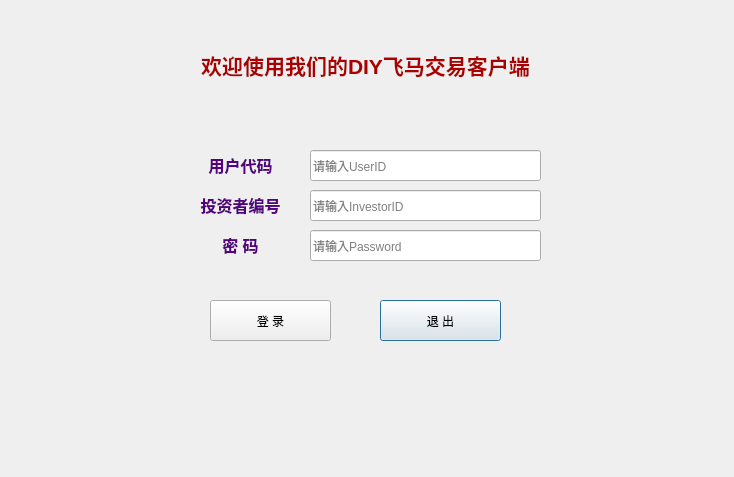
<?xml version="1.0" encoding="UTF-8"?>
<ui version="4.0">
 <class>Dialog</class>
 <widget class="QDialog" name="Dialog">
  <property name="geometry">
   <rect>
    <x>0</x>
    <y>0</y>
    <width>734</width>
    <height>477</height>
   </rect>
  </property>
  <property name="windowTitle">
   <string>DIY飞马交易客户端 V0.0</string>
  </property>
  <property name="windowIcon">
   <iconset resource="qt_femas.qrc">
    <normaloff>:/images/ femasImage</normaloff>:/images/ femasImage</iconset>
  </property>
  <property name="styleSheet">
   <string notr="true">background-image: url(:/images/ backImage);</string>
  </property>
  <widget class="QLabel" name="label">
   <property name="geometry">
    <rect>
     <x>0</x>
     <y>0</y>
     <width>731</width>
     <height>131</height>
    </rect>
   </property>
   <property name="text">
    <string>&lt;html&gt;&lt;head/&gt;&lt;body&gt;&lt;p align=&quot;center&quot;&gt;&lt;span style=&quot; font-size:16pt; font-weight:600; color:#aa0000;&quot;&gt;欢迎使用我们的DIY飞马交易客户端&lt;/span&gt;&lt;/p&gt;&lt;/body&gt;&lt;/html&gt;</string>
   </property>
  </widget>
  <widget class="QPushButton" name="quit">
   <property name="geometry">
    <rect>
     <x>380</x>
     <y>300</y>
     <width>121</width>
     <height>41</height>
    </rect>
   </property>
   <property name="styleSheet">
    <string notr="true">font: 12pt &quot;微软雅黑&quot;;</string>
   </property>
   <property name="text">
    <string>退 出</string>
   </property>
  </widget>
  <widget class="QLabel" name="label_2">
   <property name="geometry">
    <rect>
     <x>190</x>
     <y>230</y>
     <width>101</width>
     <height>31</height>
    </rect>
   </property>
   <property name="text">
    <string>&lt;html&gt;&lt;head/&gt;&lt;body&gt;&lt;p align=&quot;center&quot;&gt;&lt;span style=&quot; font-size:12pt; font-weight:600; color:#55007f;&quot;&gt;密 码&lt;/span&gt;&lt;/p&gt;&lt;/body&gt;&lt;/html&gt;</string>
   </property>
   <property name="buddy">
    <cstring>textPassword</cstring>
   </property>
  </widget>
  <widget class="QPushButton" name="LoginIn">
   <property name="geometry">
    <rect>
     <x>210</x>
     <y>300</y>
     <width>121</width>
     <height>41</height>
    </rect>
   </property>
   <property name="styleSheet">
    <string notr="true">font: 12pt &quot;微软雅黑&quot;;</string>
   </property>
   <property name="text">
    <string>登 录</string>
   </property>
  </widget>
  <widget class="QLineEdit" name="textUserID">
   <property name="geometry">
    <rect>
     <x>310</x>
     <y>150</y>
     <width>231</width>
     <height>31</height>
    </rect>
   </property>
   <property name="placeholderText">
    <string>请输入UserID</string>
   </property>
  </widget>
  <widget class="QLineEdit" name="textPassword">
   <property name="geometry">
    <rect>
     <x>310</x>
     <y>230</y>
     <width>231</width>
     <height>31</height>
    </rect>
   </property>
   <property name="echoMode">
    <enum>QLineEdit::Password</enum>
   </property>
   <property name="placeholderText">
    <string>请输入Password</string>
   </property>
  </widget>
  <widget class="QLabel" name="label_3">
   <property name="geometry">
    <rect>
     <x>190</x>
     <y>150</y>
     <width>101</width>
     <height>31</height>
    </rect>
   </property>
   <property name="styleSheet">
    <string notr="true">color: qlineargradient(spread:pad, x1:0, y1:0, x2:1, y2:0, stop:0 rgba(0, 0, 0, 255), stop:1 rgba(255, 255, 255, 255));</string>
   </property>
   <property name="text">
    <string>&lt;html&gt;&lt;head/&gt;&lt;body&gt;&lt;p align=&quot;center&quot;&gt;&lt;span style=&quot; font-size:12pt; font-weight:600; color:#55007f;&quot;&gt;用户代码&lt;/span&gt;&lt;/p&gt;&lt;/body&gt;&lt;/html&gt;</string>
   </property>
   <property name="buddy">
    <cstring>textUserID</cstring>
   </property>
  </widget>
  <widget class="QLabel" name="label_4">
   <property name="geometry">
    <rect>
     <x>190</x>
     <y>190</y>
     <width>101</width>
     <height>31</height>
    </rect>
   </property>
   <property name="styleSheet">
    <string notr="true">color: qlineargradient(spread:pad, x1:0, y1:0, x2:1, y2:0, stop:0 rgba(0, 0, 0, 255), stop:1 rgba(255, 255, 255, 255));</string>
   </property>
   <property name="text">
    <string>&lt;html&gt;&lt;head/&gt;&lt;body&gt;&lt;p align=&quot;center&quot;&gt;&lt;span style=&quot; font-size:12pt; font-weight:600; color:#55007f;&quot;&gt;投资者编号&lt;/span&gt;&lt;/p&gt;&lt;/body&gt;&lt;/html&gt;</string>
   </property>
   <property name="buddy">
    <cstring>textInvestorID</cstring>
   </property>
  </widget>
  <widget class="QLineEdit" name="textInvestorID">
   <property name="geometry">
    <rect>
     <x>310</x>
     <y>190</y>
     <width>231</width>
     <height>31</height>
    </rect>
   </property>
   <property name="placeholderText">
    <string>请输入InvestorID</string>
   </property>
  </widget>
 </widget>
 <tabstops>
  <tabstop>textUserID</tabstop>
  <tabstop>textInvestorID</tabstop>
  <tabstop>textPassword</tabstop>
  <tabstop>LoginIn</tabstop>
  <tabstop>quit</tabstop>
 </tabstops>
 <resources>
  <include location="qt_femas.qrc"/>
 </resources>
 <connections>
  <connection>
   <sender>quit</sender>
   <signal>clicked()</signal>
   <receiver>Dialog</receiver>
   <slot>close()</slot>
   <hints>
    <hint type="sourcelabel">
     <x>489</x>
     <y>326</y>
    </hint>
    <hint type="destinationlabel">
     <x>615</x>
     <y>320</y>
    </hint>
   </hints>
  </connection>
 </connections>
</ui>
